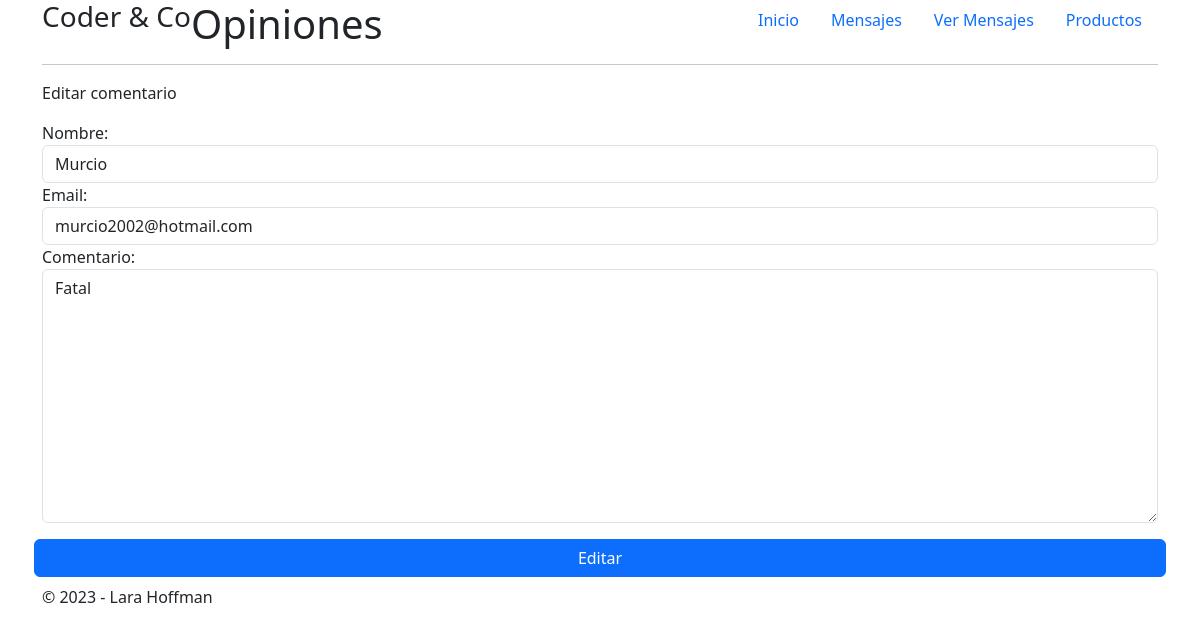
Page /editarMensajes/Murcio on the committed database.
### AppFinal/models.py (models this page shows, shortened)
class Mensajes(models.Model):
    nombre = models.CharField(max_length=50)
    email = models.EmailField()
    comentario = models.TextField(max_length=200)

### AppFinal/views.py (the view)
# urls.py: path('editarMensajes/<mensaje_nombre>', views.editarMensaje, name="EditarMensaje")
def editarMensaje(request, mensaje_nombre):
    mensaje = Mensajes.objects.get(nombre=mensaje_nombre)
    if request.method == 'POST':
        miFormulario = MensajesFormulario(request.POST)
        print(miFormulario)
        if miFormulario.is_valid:
            info = miFormulario.cleaned_data
            mensaje.nombre = info['nombre']
            mensaje.email = info['email']
            mensaje.comentario = info['comentario']
            mensaje.save()
            mensajes = Mensajes.objects.all()
            context = {"mensajes":mensajes}
            return render(request, "AppFinal/leerMensajes.html", context) #mejor que te lleve a otra pagina como el inicio
    else:
        miFormulario = MensajesFormulario(initial={'nombre': mensaje.nombre, 'email': mensaje.email, 'comentario': mensaje.comentario})
    return render(request, "AppFinal/editarMensajes.html", {"miFormulario": miFormulario, "mensaje_nombre": mensaje_nombre})

### AppFinal/forms.py
class MensajesFormulario(forms.Form):
    nombre = forms.CharField(max_length=50, widget=forms.TextInput(attrs={"class": "form-control", "placeholder": "Ingrese su nombre"}))
    email = forms.EmailField(widget=forms.TextInput(attrs={"class": "form-control", "placeholder": "Ingrese su correo"}))
    comentario = forms.CharField(max_length=200, widget=forms.Textarea(attrs={"class": "form-control"}))
    class Meta:
        model = Mensajes
        fields = '__all__'

### AppFinal/templates/AppFinal/editarMensajes.html (shortened to what this page needs)
{% extends "AppFinal/layout.html" %}
{% load static %}
{% block lo-que-cambia %}
    <h1>Opiniones</h1>
    <hr>
    <p>Editar comentario</p>
    <form action="" method="POST" class="row g-3 align-items-center">{% csrf_token %}
    <div class="col-12">
      {{ miFormulario.as_table }}
    </div>
    <input type="submit" class="btn btn-primary" value="Editar">
    </form>
{% endblock %}

### rows in the picture
Mensajes: nombre "Murcio", email "murcio2002@hotmail.com", comentario "Fatal"
